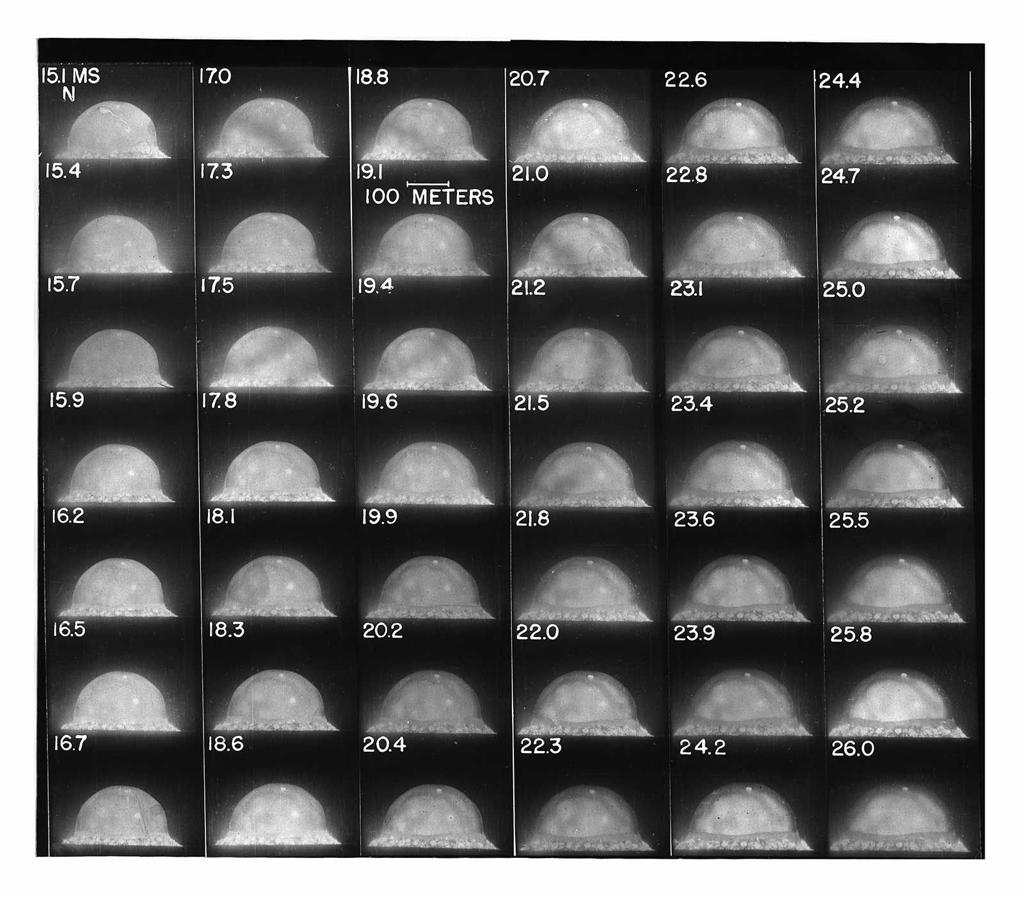
#> input picture blast.png, 1024 x 899 px
$ jupyter execute Taylor_blast_wave_year12_explanation_upgraded.ipynb
#> lines starting #> are read from the running program, lines starting #| are printed output that depends on the picture
# Taylor blast wave from a photograph sequence

This notebook explains the **first question** on the Balliol / UNIQ physics sheet using only:
- dimensional analysis
- algebra
- scaling ideas
- careful use of a photograph sequence

It **does not** use partial differential equations or the Navier–Stokes equations.

The original question asks you to model the radius of a spherical shock front after a sudden release of energy in air. fileciteturn0file0

## Why this is a famous problem

G. I. Taylor showed that if an explosion releases energy $E$ into air of density $\rho$, then the shock radius $r$ after time $t$ must have the form

$$r \propto \left(\frac{E t^2}{\rho}\right)^{1/5}.$$

That is remarkable because the shape of the answer can be obtained **without solving the full fluid dynamics problem**.

Even better, if you have a sequence of photographs with a time stamp, a distance scale, and a visible fireball radius, you can work **backwards** and estimate the explosion energy.

## What we will do in this notebook

1. Re-derive the scaling law for the blast radius.
2. Derive the scaling of front speed and pressure.
3. Use the uploaded photograph sequence to estimate a few radii.
4. Use those measurements to get an order-of-magnitude estimate for the explosion energy.
5. Reflect on what this problem illustrates about dimensional analysis.

## 1. Dimensional analysis for the radius

Assume the shock radius depends only on the explosion energy $E$, the air density $\rho$, and the time $t$. Write

$$r \propto E^a \rho^b t^c.$$

The dimensions are $[r] = L$, $[E] = ML^2T^{-2}$, $[\rho] = ML^{-3}$, and $[t] = T$.

[cell 1]
import sympy as sp

a, b, c = sp.symbols('a b c', real=True)

# Match powers of M, L, T
eq_M = sp.Eq(a + b, 0)
eq_L = sp.Eq(2*a - 3*b, 1)
eq_T = sp.Eq(-2*a + c, 0)

solution = sp.solve([eq_M, eq_L, eq_T], [a, b, c], dict=True)[0]
solution

So $a = \tfrac{1}{5}$, $b = -\tfrac{1}{5}$, $c = \tfrac{2}{5}$, giving

$$\boxed{r = C\left(\frac{E t^2}{\rho}\right)^{1/5}},$$

where $C$ is a dimensionless constant that dimensional analysis alone cannot determine.

## 2. Speed and pressure scales

### Front speed

Since $r \propto t^{2/5}$, differentiating gives

$$u = \frac{dr}{dt} \propto t^{-3/5}.$$

Restoring the dependence on $E$ and $\rho$,

$$\boxed{u \propto E^{1/5}\rho^{-1/5}t^{-3/5}}.$$

### Pressure scale

Pressure has dimensions $[p] = ML^{-1}T^{-2}$. Assume $p \propto E^a\rho^b t^c$ and solve by dimensional matching.

[cell 2]
a, b, c = sp.symbols('a b c', real=True)

eq_M = sp.Eq(a + b, 1)
eq_L = sp.Eq(2*a - 3*b, -1)
eq_T = sp.Eq(-2*a + c, -2)

pressure_solution = sp.solve([eq_M, eq_L, eq_T], [a, b, c], dict=True)[0]
pressure_solution

This gives $a = \tfrac{2}{5}$, $b = \tfrac{3}{5}$, $c = -\tfrac{6}{5}$, so

$$\boxed{p \propto E^{2/5}\rho^{3/5}t^{-6/5}}.$$

The pressure falls quickly with time, which matches the idea that the blast is strongest early on.

## 3. Use the photograph sequence

The uploaded image is exactly the kind of evidence that makes this problem so memorable:
- the frames are time-stamped in milliseconds
- there is a scale bar labelled **100 metres**
- the fireball edge is visible enough for an approximate radius measurement

The aim is not perfect image processing. The aim is to show how a physicist can turn a photograph into a quantitative estimate.

[cell 3]
from PIL import Image
import matplotlib.pyplot as plt
import numpy as np

img = Image.open('blast.png').convert('RGB')
#> img is the input picture: PIL image 1024x899 RGB; min 0, max 255, mean 102.7
img_arr = np.array(img)

plt.figure(figsize=(12, 10))
plt.imshow(img_arr)
plt.axis('off')
plt.title('Explosion contact sheet — time stamps and 100 m scale bar visible')
plt.tight_layout()
plt.show()

print(f"Image size: {img.size[0]} × {img.size[1]} px")
#| Image size: 1024 × 899 px

### Approximate calibration from the scale bar

From the uploaded image, the 100 m scale bar is about **42 pixels** long, giving

$$1\text{ pixel} \approx \frac{100}{42}\text{ m} \approx 2.38\text{ m}.$$

That is already good enough for an order-of-magnitude estimate.

[cell 4]
# Approximate calibration from a manual measurement of the scale bar
scale_bar_pixels = 42
metres_per_pixel = 100 / scale_bar_pixels
metres_per_pixel

### Approximate fireball radii from a few frames

Below is a **rough manual measurement set** from several frames.
The radii are measured from the centre of the dome to the edge in pixels, then converted to metres.

These are deliberately approximate. The educational point is that the scaling law is robust enough that even rough data are useful.

[cell 5]
import pandas as pd

# Approximate manual measurements from the uploaded photo sequence
# times in milliseconds; radius_px is a single characteristic radius from each frame
data = pd.DataFrame({
    'time_ms': [15.1, 17.0, 18.8, 20.7, 22.6, 24.4],
    'radius_px': [58, 60, 62, 64, 66, 68]
})

data['time_s'] = data['time_ms'] / 1000
data['radius_m'] = data['radius_px'] * metres_per_pixel

# Best-fit curve with the theoretical scaling retained: r = k t^(2/5).
# Only the constant k is fitted from the data.
k_fit = np.sum(data['radius_px'] * data['time_ms']**0.4) / np.sum(data['time_ms']**0.8)
tolerance_px = 1.5  # estimated manual measurement uncertainty

data['radius_px_pred'] = k_fit * data['time_ms']**0.4
data['residual_px'] = data['radius_px'] - data['radius_px_pred']
data['abs_error_px'] = np.abs(data['residual_px'])
data['radius_m_pred'] = data['radius_px_pred'] * metres_per_pixel
data['abs_error_m'] = data['radius_m_pred'] - data['radius_m']
data['pct_error'] = 100 * data['abs_error_m'] / data['radius_m']
data

These values are not meant to be exact. They are just plausible measurements from the image, enough to demonstrate the method.
Instead of forcing a curve onto the photo, we keep the theoretical scaling $r \propto t^{2/5}$ and fit only the constant $k$ to all the measured frames.

[cell 6]
plt.figure(figsize=(7, 5))
plt.scatter(data['time_s'], data['radius_m'], label='measured radius')
plt.plot(data['time_s'], data['radius_m_pred'], label='best-fit theory with fixed $t^{2/5}$ scaling')
plt.xlabel('time / s')
plt.ylabel('radius / m')
plt.title('Measured radius compared with best-fit theory retaining $t^{2/5}$ scaling')
plt.grid(True, alpha=0.3)
plt.legend()
plt.show()
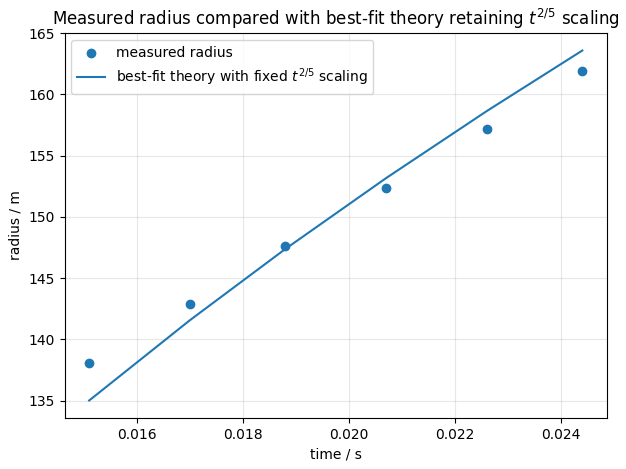
#> figure drawn by matplotlib, 1 panel

[cell 7]
plt.figure(figsize=(7, 5))
plt.scatter(data['time_ms'], data['radius_px'], label='measured radius_px')
plt.plot(data['time_ms'], data['radius_px_pred'], label='best-fit predicted radius_px')
plt.fill_between(
    data['time_ms'],
    data['radius_px_pred'] - tolerance_px,
    data['radius_px_pred'] + tolerance_px,
    alpha=0.2,
    label=f'prediction ± {tolerance_px:.1f} px tolerance'
)
plt.xlabel('time / ms')
plt.ylabel('radius / px')
plt.title('Measured and best-fit predicted characteristic radius in pixels')
plt.grid(True, alpha=0.3)
plt.legend()
plt.show()
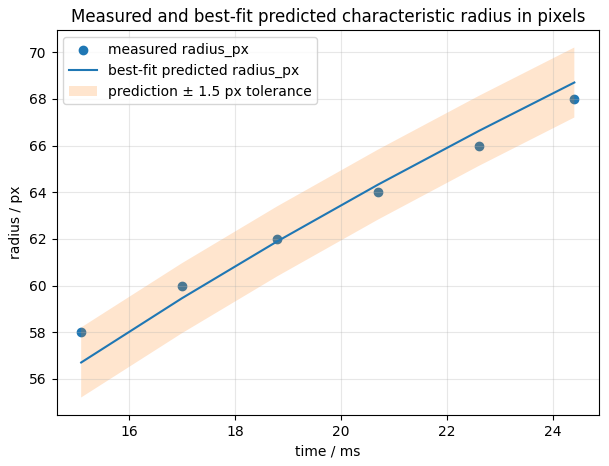
#> figure drawn by matplotlib, 1 panel

[cell 8]
metrics = pd.Series({
    'tolerance_px': tolerance_px,
    'mean_abs_error_px': data['abs_error_px'].mean(),
    'rmse_px': np.sqrt(np.mean(data['residual_px']**2)),
    'mean_abs_percent_error': np.mean(np.abs(data['pct_error'])),
    'max_abs_percent_error': np.max(np.abs(data['pct_error'])),
    'points_within_tolerance': int((data['abs_error_px'] <= tolerance_px).sum()),
    'total_points': int(len(data)),
    'fraction_within_tolerance': (data['abs_error_px'] <= tolerance_px).mean(),
})
metrics

[cell 9]
plt.figure(figsize=(7, 4))
plt.axhline(0, color='black', linewidth=1)
plt.axhline(tolerance_px, color='tab:red', linestyle='--', label=f'+{tolerance_px:.1f} px tolerance')
plt.axhline(-tolerance_px, color='tab:red', linestyle='--', label=f'-{tolerance_px:.1f} px tolerance')
plt.scatter(data['time_ms'], data['residual_px'], color='tab:purple', label='pixel residual')
plt.plot(data['time_ms'], data['residual_px'], color='tab:purple', alpha=0.6)
plt.xlabel('time / ms')
plt.ylabel('residual / px')
plt.title('Residuals: measured radius_px minus best-fit prediction')
plt.grid(True, alpha=0.3)
plt.legend()
plt.show()
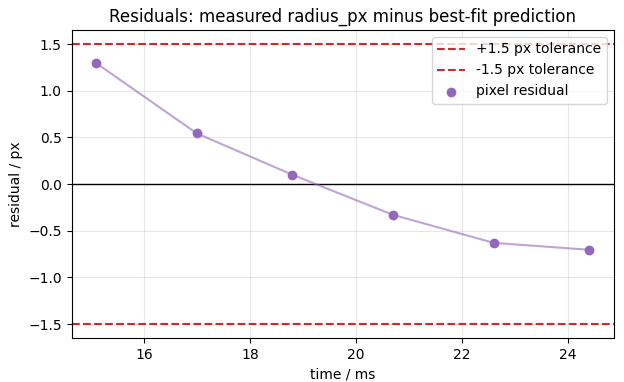
#> figure drawn by matplotlib, 1 panel

[cell 10]
comparison = data[[
    'time_ms', 'radius_px', 'radius_px_pred', 'residual_px', 'abs_error_px', 'radius_m', 'radius_m_pred', 'abs_error_m', 'pct_error'
]].copy()
comparison.columns = [
    'time_ms', 'measured_radius_px', 'predicted_radius_px', 'residual_px', 'abs_error_px', 'measured_radius_m', 'predicted_radius_m', 'error_m', 'error_percent'
]
comparison

## 4. Estimate the explosion energy

From $r = C\!\left(\dfrac{E t^2}{\rho}\right)^{1/5}$ we get $E = \dfrac{\rho r^5}{C^5 t^2}$. Setting $C \sim 1$ gives the order-of-magnitude estimate

$$E \sim \frac{\rho r^5}{t^2}.$$

That is exactly what dimensional analysis is for.

[cell 11]
rho = 1.2  # kg m^-3, approximate density of air

data['E_est_J'] = rho * data['radius_m']**5 / data['time_s']**2
data['E_est_kilotons_TNT'] = data['E_est_J'] / 4.184e12

summary = data[['time_ms', 'radius_m', 'E_est_J', 'E_est_kilotons_TNT']].copy()
summary

[cell 12]
E_mean = data['E_est_J'].mean()
kt_mean = E_mean / 4.184e12
E_mean, kt_mean

The estimates will not be identical because:
- the image measurements are rough
- the edge is not perfectly sharp
- we ignored the constant $C$
- a fireball is not exactly the same thing as the shock front

But the answer still lands in the right **large-scale energy range**, which is the striking part.

[cell 13]
plt.figure(figsize=(7, 5))
plt.scatter(data['time_s']**2, data['radius_m']**5)
plt.xlabel(r'$t^2$ / s$^2$')
plt.ylabel(r'$r^5$ / m$^5$')
plt.title(r'Checking the scaling law: if $r^5 \propto t^2$, the graph should be roughly linear')
plt.grid(True, alpha=0.3)
plt.show()
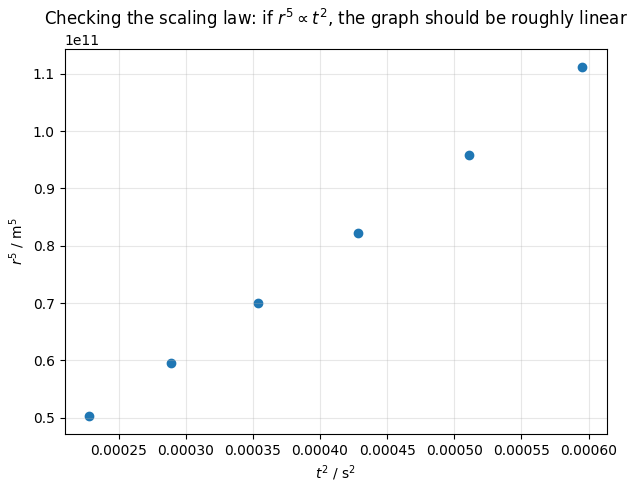
#> figure drawn by matplotlib, 1 panel

Why plot $r^5$ against $t^2$? Because the scaling law $r \propto \left(\tfrac{E t^2}{\rho}\right)^{1/5}$ implies $r^5 \propto t^2$, so a roughly straight-line trend supports the model.

## 5. Does making the bomb bigger matter much?

This is a lovely scaling question.

The blast radius scales as $r \propto E^{1/5}$, so if the energy doubles the radius increases by only $2^{1/5} \approx 1.15$ — about **15%**.

Making the bomb much more energetic does **not** make the visible radius increase by the same factor. That fifth root is very weak growth.

[cell 14]
for factor in [2, 4, 8, 10, 100]:
    print(f"Energy x {factor:>3}  ->  radius x {factor**(1/5):.3f}")
